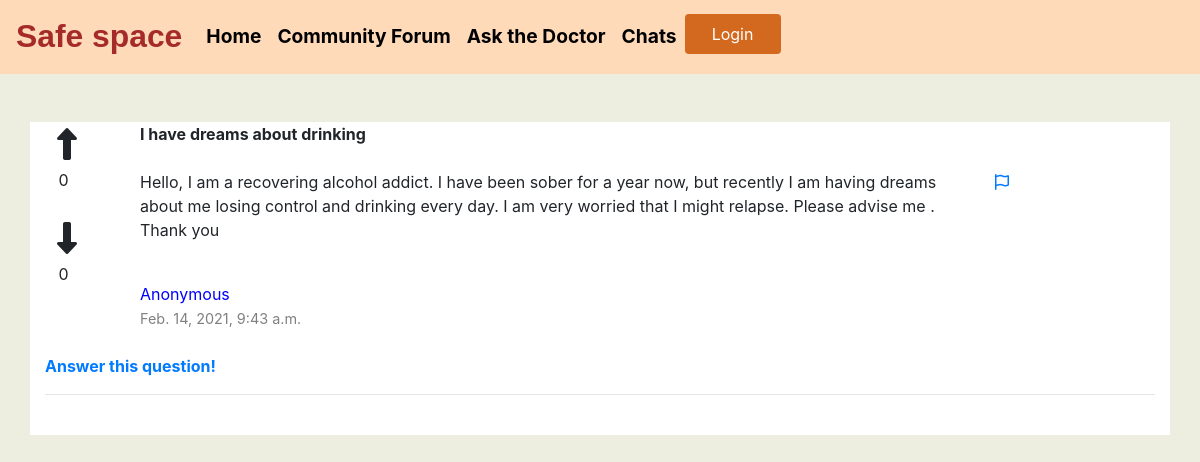
/community_forum/questions/6/, run on the app's committed database.
### community_forum/models.py (models this page shows, shortened)
class Questions(models.Model):
	class Meta:
		verbose_name_plural="Questions"
	id=models.AutoField(primary_key=True,unique=True)
	user=models.ForeignKey(Profile,on_delete=models.CASCADE,related_name='questions',blank=True,null=True)
	category=models.ForeignKey(Categories,on_delete=models.CASCADE,related_name='questions',blank=True,null=True)
	question_title=models.CharField(max_length=300,blank=True,null=True)
	question_detail=RichTextField(blank=True,null=True)
	up_votes=models.ManyToManyField(Profile,related_name='questions_up_votes')
	down_votes=models.ManyToManyField(Profile,related_name='questions_down_votes')
	date=models.DateTimeField(auto_now_add=True)
	anonymous=models.BooleanField(default=False)
	def total_upvotes(self):
		return self.up_votes.count()
	def total_downvotes(self):
		return self.down_votes.count()

### community_forum/views.py (the view)
# urls.py: path('questions/<int:pk>/',views.QuestionView.as_view(),name="question-detail"),
class QuestionView(View):
	def get(self,request,*args,**kwargs):
		question_id=kwargs['pk']
		question=get_object_or_404(Questions,id=question_id)
		answers=Answers.objects.filter(question=question_id)
		context={
			'question':question,
			'answers':answers,
		}
		return render(request,'community_forum/questions.html',context)

### community_forum/templates/community_forum/questions.html (shortened to what this page needs)
{% extends 'ask_the_doctor/base.html' %}
{% block content %}
<br><br>
<div class="container" style="background-color:white;">
	<div class="row">
		<div class="col-lg-1 col-md-1 col-sm-12 col-xs-12">
			<form action="{% url 'community_forum:up_vote' question.pk %}" method="POST">
				<button type="submit" name="question_id_up" value="{{question.id}}" class="btn"><i class="fas fa-long-arrow-alt-up up-votes"></i></button>
			</form>
			&nbsp;&nbsp;&nbsp;{{question.total_upvotes}}<br><br>
			<form action="{% url 'community_forum:down_vote' question.pk %}" method="POST">
				<button type="submit" name="question_id_down" value="{{question.id}}" class="btn"><i class="fas fa-long-arrow-alt-down down-votes"></i></button>
			</form>
			&nbsp;&nbsp;&nbsp;{{question.total_downvotes}}
		</div>
	    <div class="col-lg-9 col-md-9 col-sm-12 col-xs-12">
	    	<span style="font-weight: bolder;"><input type="text" id="titleText" hidden="True">{{question.question_title|safe}}</input></span><br><br>
	    	{{question.question_detail|safe}}<br>
			{% if question.anonymous is True%}
				<span style="color: blue;">Anonymous</span><br>
			{% else %}
	    		<span style="color: blue;">{{question.user.user_name}}</span><br>
			{% endif %}
	    	<span style="font-size: 0.9rem;color: grey;">{{question.date}}</span><br><br>
	    </div>
	   <div class="col-lg-2 col-md-2 col-sm-12 col-xs-12">
	   		<br><br>
		   <a href="/community_forum/report/{{question.id}}"><i class="far fa-flag"></i></a>
	   </div>
	    <div class="container">
			<span style="font-weight: bold;"><a href="/community_forum/questions/{{question.id}}/answer/">Answer this question!</a></span>
		</div>
	    <br>
	</div>
	<hr>
	<br>
</div>
<br>
{% endblock %}

### community_forum/templates/community_forum/questions.html (style rules this page uses)
body { background-color: #EEEEE0; }
.up-votes { font-size: 2rem; }
.down-votes { font-size: 2rem; }
.btn { background-color: none; border:none; }

### data on the page
Questions: total_upvotes "0", total_downvotes "0", question_title "I have dreams about drinking", question_detail "Hello, I am a recovering alcohol addict. I have been sober for a year now, but recently I am having dreams about me losing control and drinking every day. I am very worried that I might relapse. Please advise me . Thank you", date "Feb. 14, 2021, 9:43 a.m."
